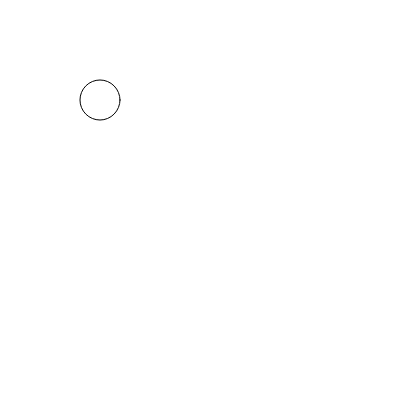
Frame 1 (no input)
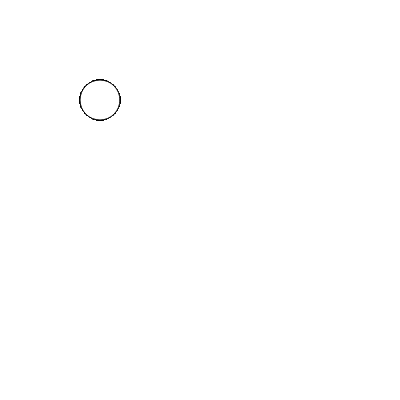
Frame 60 (no input)
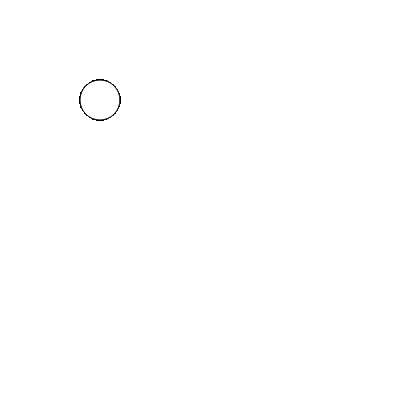
Frame 120 (the mouse pressed at the canvas centre since frame 60)

The p5.js sketch that drew these frames (run headless with seeded random() and noise() and a simulated clock; from frame 60 on, the mouse is pressed at the canvas centre):

// p5.js sketch
// ── sketch.js
var hitX = 100;
var hitY = 100;
var threshold = 20;

var hitDistance;

//hit zone- designated an area that triggers an event
function setup() {
  // put setup code here
  createCanvas(400, 400);
}


function draw() {
circularHitZone();
}


function circularHitZone() {
  ellipse(hitX, hitY, threshold * 2, threshold * 2);
  hitDistance = dist(mouseX, mouseY, hitX, hitY);
  console.log("hit distance: " + hitDistance);

  //hover state
  if (hitDistance <= threshold) {
    fill(127);
    text("click me", hitX, hitY + 30);
  } else {
    fill(255);
  }
}

function mousePressed() {
  //click state
  if (hitDistance <= threshold) {
    fill(127);
    background("pink");
    text("thx bb", hitX, hitY + 50);
  } else {
    fill(255);
    background(255);
  }
}
